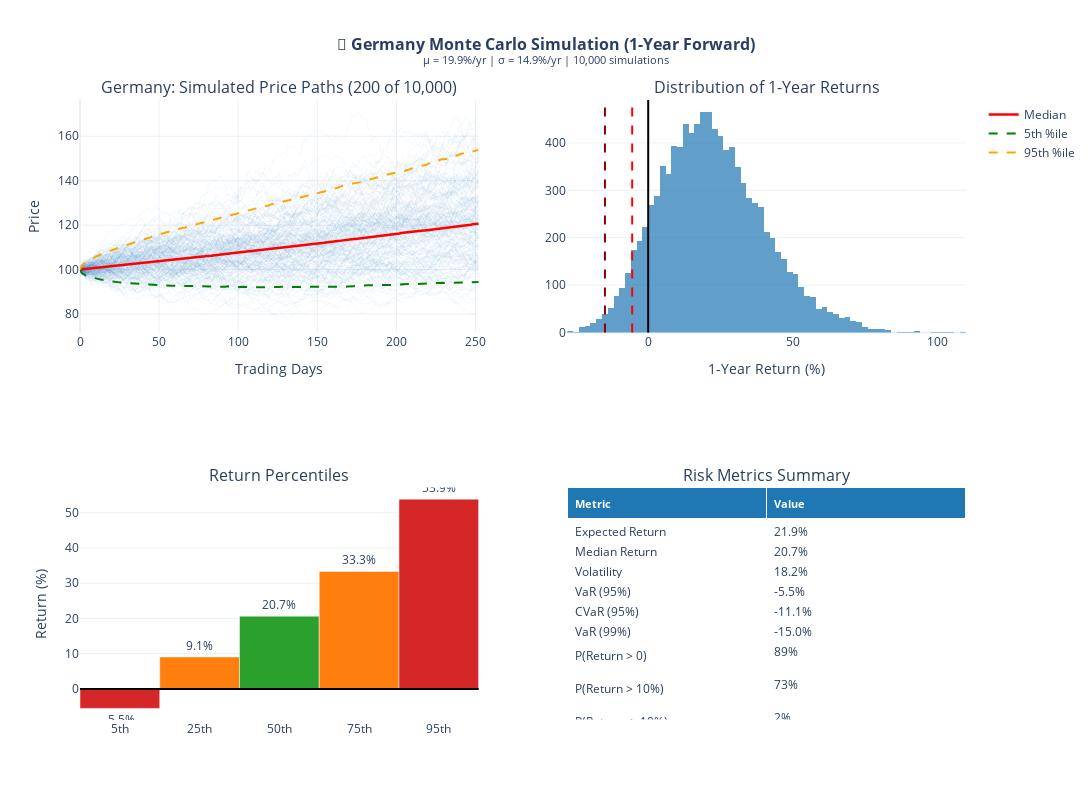

Source (notebook cell):
### Code cell
# Show Germany Monte Carlo
if 'Germany' in mc_results:
    fig_mc_ger = create_monte_carlo_dashboard(mc_results['Germany'], 'Germany')
    fig_mc_ger.show()
